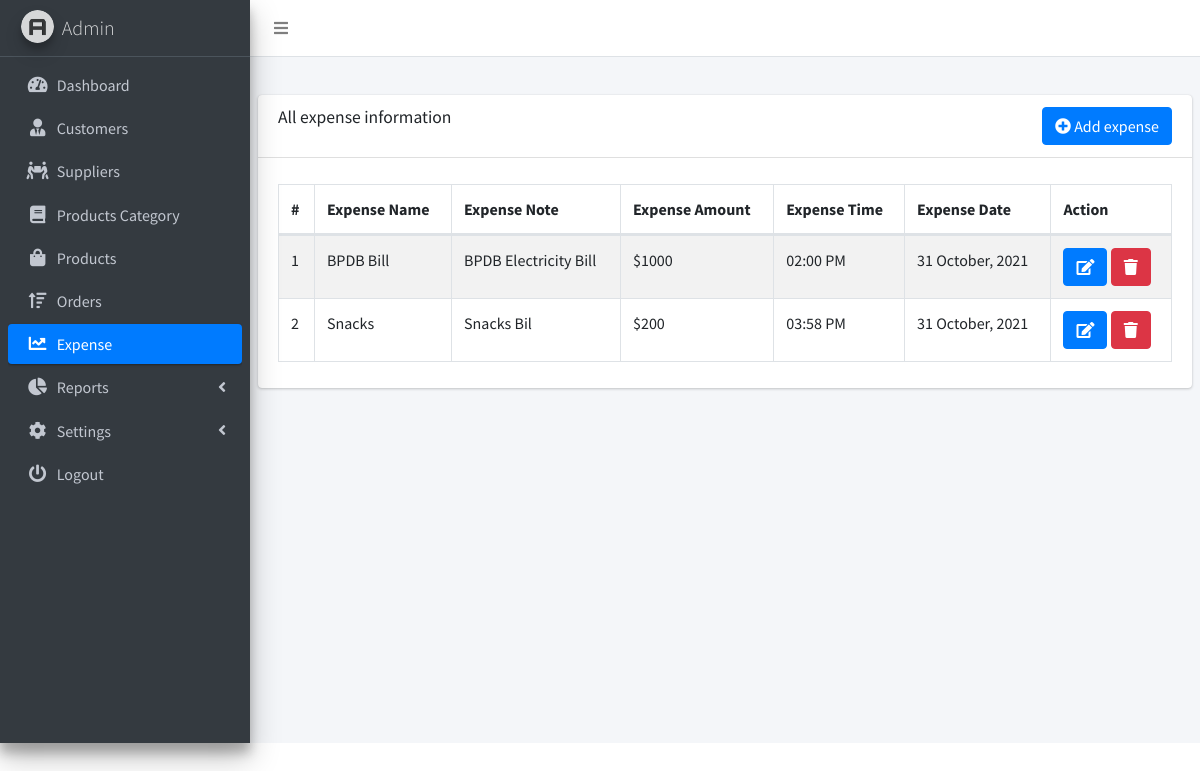
Screenshot of /expense.php (signed in) with the database file from the repository.
### tables this page shows
CREATE TABLE `expense` (
  `expense_id` int(255) NOT NULL,
  `category_id` int(11) NOT NULL,
  `expense_name` varchar(255) NOT NULL,
  `expense_note` varchar(255) NOT NULL,
  `expense_amount` varchar(255) NOT NULL,
  `expense_date` varchar(255) NOT NULL,
  `expense_time` varchar(255) NOT NULL,
  `timestamp` timestamp NOT NULL DEFAULT CURRENT_TIMESTAMP ON UPDATE CURRENT_TIMESTAMP
);

CREATE TABLE `shop` (
  `shop_id` int(11) NOT NULL,
  `shop_name` varchar(255) NOT NULL,
  `shop_contact` varchar(255) NOT NULL,
  `shop_email` varchar(255) NOT NULL,
  `shop_address` varchar(255) NOT NULL,
  `tax` varchar(11) NOT NULL,
  `currency_symbol` varchar(20) NOT NULL,
  `shop_status` varchar(255) NOT NULL
);

### my_function.php (called while the page is built, shortened)
<?php
function getCurrency()
{
    global $con;
    $result = mysqli_query($con, "SELECT currency_symbol FROM shop WHERE shop_id=1 ");
    $row = mysqli_fetch_assoc($result);
    $currency = $row['currency_symbol'];
    return $currency;
}
?>

### expense.php (the view, shortened to what this page needs)
<!DOCTYPE html>
<html lang="en">
<head>
    <link rel="stylesheet" href="dist/css/preloader.css">
    <link rel="stylesheet" href="plugins/fontawesome-free/css/all.min.css">
    <link rel="stylesheet" href="https://code.ionicframework.com/ionicons/2.0.1/css/ionicons.min.css">
    <link rel="stylesheet" href="plugins/datatables-bs4/css/dataTables.bootstrap4.min.css">
    <link rel="stylesheet" href="plugins/datatables-responsive/css/responsive.bootstrap4.min.css">
    <link rel="stylesheet" href="dist/css/buttons.dataTables.min.css">
    <link rel="stylesheet" href="dist/css/adminlte.min.css">
</head>
<body class="hold-transition sidebar-mini">
<div class="wrapper">
    <nav class="main-header navbar navbar-expand navbar-white navbar-light">
        <ul class="navbar-nav">
            <li class="nav-item">
                <a class="nav-link" data-widget="pushmenu" href="#" role="button"><i class="fas fa-bars"></i></a>
            </li>
        </ul>
    </nav>
    <aside class="main-sidebar sidebar-dark-primary elevation-4">
        <a href="#" class="brand-link">
            <img src="dist/img/AdminLTELogo.png"
                 alt="AdminLTE Logo"
                 class="brand-image img-circle elevation-3"
                 style="opacity: .8">
            <span class="brand-text font-weight-light">Admin</span>
        </a>
        <div class="sidebar">
            <nav class="mt-2">
                <ul class="nav nav-pills nav-sidebar flex-column" data-widget="treeview" role="menu"
                    data-accordion="false">
                    <li class="nav-item">
                        <a href="dashboard.php" class="nav-link">
                            <i class="nav-icon fas fa-tachometer-alt"></i>
                            <p>
                                Dashboard
                            </p>
                        </a>
                    </li>
                    <li class="nav-item">
                        <a href="customers.php" class="nav-link">
                            <i class="nav-icon fas fa-user-tie"></i>
                            <p>
                                Customers
                            </p>
                        </a>
                    </li>
                    <li class="nav-item">
                        <a href="suppliers.php" class="nav-link">
                            <i class="nav-icon fas fa-people-carry"></i>
                            <p>
                                Suppliers
                            </p>
                        </a>
                    </li>
                    <li class="nav-item">
                        <a href="category.php" class="nav-link">
                            <i class="nav-icon fas fa-book"></i>
                            <p>
                                Products Category
                            </p>
                        </a>
                    </li>
                    <li class="nav-item">
                        <a href="products.php" class="nav-link">
                            <i class="nav-icon fas fa-shopping-bag"></i>
                            <p>
                                Products
                            </p>
                        </a>
                    </li>
                    <li class="nav-item">
                        <a href="orders.php" class="nav-link">
                            <i class="nav-icon fas fa-sort-amount-up"></i>
                            <p>
                                Orders
                            </p>
                        </a>
                    </li>
                    <li class="nav-item">
                        <a href="expense.php" class="nav-link active">
                            <i class="nav-icon fas fa-chart-line"></i>
                            <p>
                                Expense
                            </p>
                        </a>
                    </li>
                    <li class="nav-item">
                        <a href="#" class="nav-link">
                            <i class="nav-icon fas fa-chart-pie"></i>
                            <p>
                                Reports
                                <i class="right fas fa-angle-left"></i>
                            </p>
                        </a>
                    </li>
                    <li class="nav-item">
                        <a href="products.php" class="nav-link">
                            <i class="nav-icon fas fa-cog"></i>
                            <p>
                                Settings
                                <i class="right fas fa-angle-left"></i>
                            </p>
                        </a>
                    </li>
                    <li class="nav-item">
                        <a href="logout.php" class="nav-link">
                            <i class="nav-icon fas fa-power-off"></i>
                            <p>
                                Logout
                            </p>
                        </a>
                    </li>
                </ul>
            </nav>
        </div>
    </aside>
    <div class="content-wrapper">
        <section class="content-header">
        </section>
        <section class="content">
            <div class="row">
                <div class="col-12">
                    <div class="card">
                        <div class="card-header">
                            <button type="button" onclick="location.href = 'add_expense.php';"
                                    class="btn btn-primary float-right"><i class='fas fa-plus-circle'></i> Add expense
                            </button>
                            <h3 class="card-title">All expense information</h3>
                        </div>
                        <div class="card-body">
                            <table id="example1" class="table table-bordered table-striped">
                                <thead>
                                <tr>
                                    <th>#</th>
                                    <th>Expense Name</th>
                                    <th>Expense Note</th>
                                    <th>Expense Amount</th>
                                    <th>Expense Time</th>
                                    <th>Expense Date</th>
                                    <?php
                                    $user_type = $_SESSION['user_type'];
                                    if ($user_type == 'admin') {
                                        ?>
                                        <th>Action</th>
                                        <?php
                                    }
                                    ?>
                                </tr>
                                </thead>
                                <tbody>
                                <?php
                                include('db_connect.php');
                                include('my_function.php');
                                $currency = getCurrency();
                                $sql = "SELECT * FROM expense ORDER BY expense_id DESC";
                                $result = mysqli_query($con, $sql);
                                $i = 1;
                                while ($row = mysqli_fetch_array($result)) {
                                    echo "<tr>";
                                    echo "<td>" . $i . "</td>";
                                    echo "<td>" . $row['expense_name'] . "</td>";
                                    echo "<td>" . $row['expense_note'] . "</td>";
                                    echo "<td>" . $currency . $row['expense_amount'] . "</td>";
                                    echo "<td>" . date('h:i A ', strtotime($row['expense_time'])) . "</td>";
                                    echo "<td>" . date('d F, Y', strtotime($row['expense_date'])) . "</td>";
                                    if ($user_type=='admin') {
                                        echo "<td><a class='btn btn-primary'  href=\"edit_expense.php?id=" . $row['expense_id'] . "\" ><i class='fas fa-edit'></i></a> ";
                                        echo "<a class='confirmation btn btn-danger'  href=\"delete_expense.php?id=" . $row['expense_id'] . "\" ><i class='fas fa-trash'></i></a></td>";
                                    }
                                    $i++;
                                    echo "</tr> ";
                                }
                                echo " </tbody>";
                                echo " </table>";
                                ?>
                        </div>
                    </div>
                </div>
            </div>
        </section>
    </div>
</div>
</body>
</html>

### rows the page displays
expense: expense_name "BPDB Bill", expense_note "BPDB Electricity Bill", expense_amount "1000", expense_time "02:00 PM", expense_date "31 October, 2021"
shop: currency_symbol "$"
expense: expense_name "Snacks", expense_note "Snacks Bil", expense_amount "200", expense_time "03:58 PM", expense_date "31 October, 2021"
